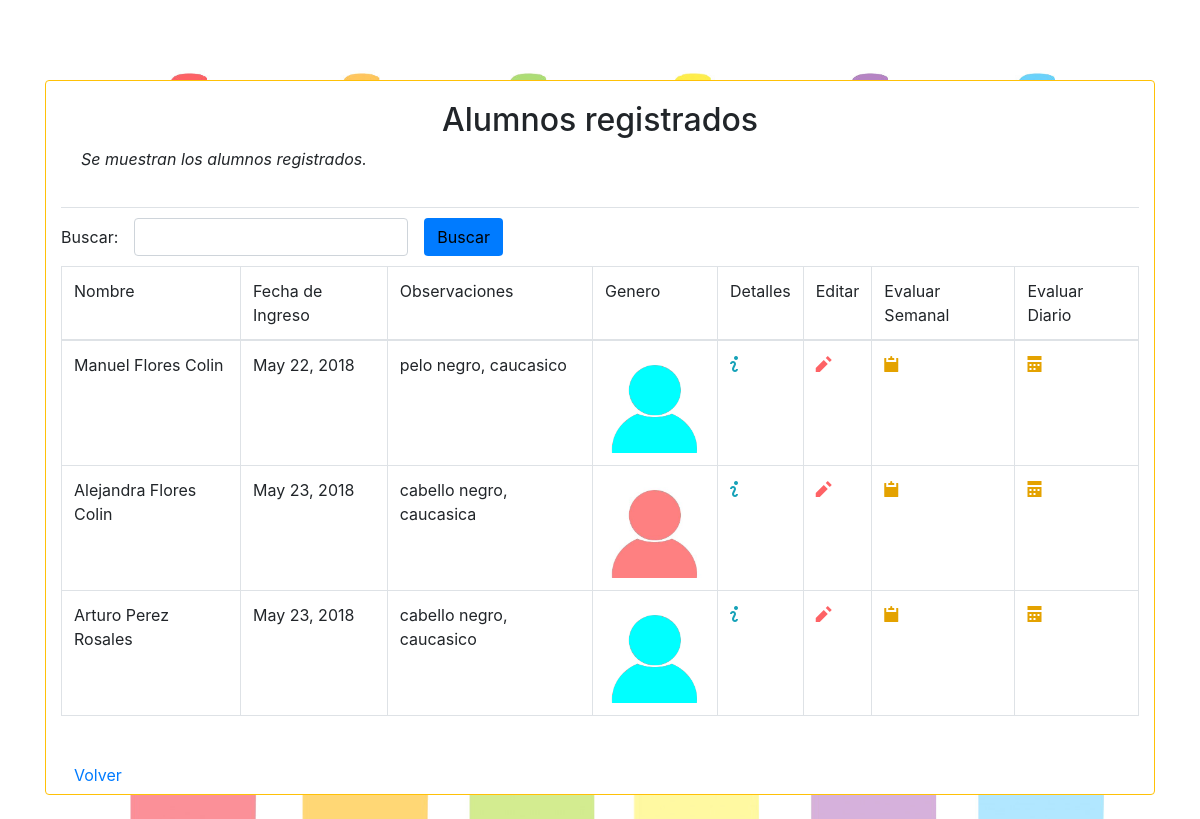
/alumnos/detalles, run on the app's committed database.
### alumnos/models.py (models this page shows, shortened)
class alumnos(models.Model):
    alu_nombre = models.CharField(max_length = 400)
    alu_genero = models.CharField(max_length = 10,default="Masculino")
    alu_tutores = models.ManyToManyField(Tutor)
    alu_vigente = models.BooleanField(default = True)
    alu_fechaIngreso = models.DateField(auto_now_add = True, null=True)
    alu_observaciones = models.CharField(max_length = 2000, null=True)
    alu_foto = models.ImageField(upload_to='media/fotosAlu', null=True, default='media/default/default.jpeg')
    slug = models.SlugField(max_length=24, default=''.join(random.SystemRandom().choice(string.ascii_uppercase + string.digits) for _ in range(24)))

### alumnos/views.py (the view)
# urls.py: url(r'^alumnos/detalles',AlumnoReporte.as_view(),name='alumnos_reporte'),
class AlumnoReporte(ListView):
	template_name = "alumnos/reporte.html"
	model = alumnos

### templates/alumnos/reporte.html (shortened to what this page needs)
{% extends 'base.html' %}
	{% block content%}
<div class="mt-4 mb-4 card border rounded border-warning">
			<div class="container">
                <div class="card-body border-bottom">
<h2 class="form-label text-center">Alumnos registrados</h2>
<p class="form-label text-justify font-italic">Se muestran los alumnos registrados.</p>
    </div>
                <div class="form-inline margenes10">
        <div class="form-group">
            <label class="mr-md-3">Buscar:</label>
            <input type="text" class="mr-md-3 form-control" onkeyup="busquedaEnter(event)" id="inputBusqueda" />
            <button class="btn bg-primary " onclick="Buscar()">Buscar</button>
        </div>
                </div>
		<table class = "table table-bordered" >
			<thead>
				<tr>
					<td>Nombre</td>
					<td>Fecha de Ingreso</td>
					<td>Observaciones</td>
					<td>Genero</td>
                    <td>Detalles</td>
                    <td>Editar</td>
                    <td>Evaluar Semanal</td>
                    <td>Evaluar Diario</td>
				</tr>
			</thead>
			<tbody id="ResultadoTabla">
				{% for p in object_list %}
                <tr>
					<td>{{ p.alu_nombre }}</td>
					<td>{{ p.alu_fechaIngreso }}</td>
					<td>{{ p.alu_observaciones }}</td>
					{% if p.alu_foto %}
						<td>
							<img height="100" width="100" src="{{ p.alu_foto.url }}" data-toggle="modal" title="Ver foto"  class='img-responsive'/>
						</td>
		 			{% endif %}
                    <td onclick="window.location ='/detalles/{{p.slug}}'" title="Mas informacion"><span style="color: #17a2b8;" class="oi oi-info"></span></td>
                    <td onclick="window.location ='/updateAlumno/{{p.slug}}'" title="Actualizar datos"><span style="color: #fe6265;" class="oi oi-pencil"  aria-hidden="true"></span></td>
                    <td onclick="window.location='/evaluar/{{p.slug}}'" title="Evaluar"><span style="color: #e4a200;" class="oi oi-clipboard" aria-hidden="true"> </span></td>
                    <td onclick="window.location='/semanal/{{p.slug}}'" title="Evaluar"><span style="color: #e4a200;" class="oi oi-calendar" aria-hidden="true"> </span></td>
				</tr>
			{% endfor %}
			</tbody>
		</table>
			<br>
			<a href="/" class="btn btn-default">Volver</a>
	</div>
</div>
{% endblock %}

### alumnos/static/css/offcanvas.css (style rules this page uses)
html, body { overflow-x: hidden; }
body { padding-top: 56px; }
.border-bottom { border-bottom: 1px solid #e5e5e5; }

### alumnos/static/css/base.css (style rules this page uses)
.margenes10 { margin-top: 10px; margin-bottom: 10px; }

### data on the page
alumnos: alu_nombre "Manuel Flores Colin", alu_fechaIngreso "May 22, 2018", alu_observaciones "pelo negro, caucasico", alu_foto (picture)
alumnos: alu_nombre "Alejandra Flores Colin", alu_fechaIngreso "May 23, 2018", alu_observaciones "cabello negro, caucasica", alu_foto (picture)
alumnos: alu_nombre "Arturo Perez Rosales", alu_fechaIngreso "May 23, 2018", alu_observaciones "cabello negro, caucasico", alu_foto (picture)
